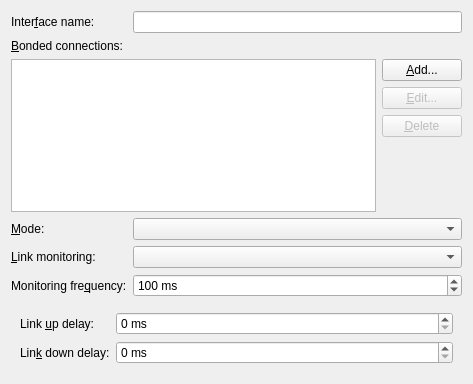
<?xml version="1.0" encoding="UTF-8"?>
<ui version="4.0">
 <author>Lukáš Tinkl &lt;ltinkl@redhat.com&gt;</author>
 <class>BondWidget</class>
 <widget class="QWidget" name="BondWidget">
  <property name="geometry">
   <rect>
    <x>0</x>
    <y>0</y>
    <width>473</width>
    <height>384</height>
   </rect>
  </property>
  <layout class="QFormLayout" name="formLayout_2">
   <item row="0" column="0">
    <widget class="QLabel" name="label">
     <property name="text">
      <string>Inter&amp;face name:</string>
     </property>
     <property name="buddy">
      <cstring>ifaceName</cstring>
     </property>
    </widget>
   </item>
   <item row="0" column="1">
    <widget class="QLineEdit" name="ifaceName"/>
   </item>
   <item row="1" column="0">
    <widget class="QLabel" name="label_2">
     <property name="text">
      <string>&amp;Bonded connections:</string>
     </property>
     <property name="buddy">
      <cstring>bonds</cstring>
     </property>
    </widget>
   </item>
   <item row="2" column="0" colspan="2">
    <layout class="QGridLayout" name="gridLayout">
     <item row="0" column="0" rowspan="4">
      <widget class="KListWidget" name="bonds">
       <property name="editTriggers">
        <set>QAbstractItemView::NoEditTriggers</set>
       </property>
       <property name="alternatingRowColors">
        <bool>true</bool>
       </property>
       <property name="uniformItemSizes">
        <bool>true</bool>
       </property>
      </widget>
     </item>
     <item row="0" column="1">
      <widget class="KPushButton" name="btnAdd">
       <property name="text">
        <string>&amp;Add...</string>
       </property>
       <property name="icon">
        <iconset theme="list-add">
         <normaloff/>
        </iconset>
       </property>
      </widget>
     </item>
     <item row="1" column="1">
      <widget class="KPushButton" name="btnEdit">
       <property name="enabled">
        <bool>false</bool>
       </property>
       <property name="text">
        <string>&amp;Edit...</string>
       </property>
       <property name="icon">
        <iconset theme="configure">
         <normaloff/>
        </iconset>
       </property>
      </widget>
     </item>
     <item row="2" column="1">
      <widget class="KPushButton" name="btnDelete">
       <property name="enabled">
        <bool>false</bool>
       </property>
       <property name="text">
        <string>&amp;Delete</string>
       </property>
       <property name="icon">
        <iconset theme="edit-delete">
         <normaloff/>
        </iconset>
       </property>
      </widget>
     </item>
     <item row="3" column="1">
      <spacer name="verticalSpacer">
       <property name="orientation">
        <enum>Qt::Vertical</enum>
       </property>
       <property name="sizeHint" stdset="0">
        <size>
         <width>20</width>
         <height>40</height>
        </size>
       </property>
      </spacer>
     </item>
    </layout>
   </item>
   <item row="3" column="0">
    <widget class="QLabel" name="label_3">
     <property name="text">
      <string>&amp;Mode:</string>
     </property>
     <property name="buddy">
      <cstring>mode</cstring>
     </property>
    </widget>
   </item>
   <item row="3" column="1">
    <widget class="QComboBox" name="mode">
     <property name="sizePolicy">
      <sizepolicy hsizetype="MinimumExpanding" vsizetype="Fixed">
       <horstretch>0</horstretch>
       <verstretch>0</verstretch>
      </sizepolicy>
     </property>
    </widget>
   </item>
   <item row="4" column="0">
    <widget class="QLabel" name="label_4">
     <property name="text">
      <string>&amp;Link monitoring:</string>
     </property>
     <property name="buddy">
      <cstring>linkMonitoring</cstring>
     </property>
    </widget>
   </item>
   <item row="4" column="1">
    <widget class="QComboBox" name="linkMonitoring">
     <property name="sizePolicy">
      <sizepolicy hsizetype="MinimumExpanding" vsizetype="Fixed">
       <horstretch>0</horstretch>
       <verstretch>0</verstretch>
      </sizepolicy>
     </property>
    </widget>
   </item>
   <item row="5" column="0">
    <widget class="QLabel" name="label_5">
     <property name="text">
      <string>Monitoring fre&amp;quency:</string>
     </property>
     <property name="buddy">
      <cstring>monitorFreq</cstring>
     </property>
    </widget>
   </item>
   <item row="5" column="1">
    <widget class="QSpinBox" name="monitorFreq">
     <property name="suffix">
      <string> ms</string>
     </property>
     <property name="minimum">
      <number>1</number>
     </property>
     <property name="maximum">
      <number>999999999</number>
     </property>
     <property name="value">
      <number>100</number>
     </property>
    </widget>
   </item>
   <item row="6" column="0" colspan="2">
    <widget class="QStackedWidget" name="monitorStack">
     <property name="sizePolicy">
      <sizepolicy hsizetype="MinimumExpanding" vsizetype="MinimumExpanding">
       <horstretch>0</horstretch>
       <verstretch>0</verstretch>
      </sizepolicy>
     </property>
     <property name="currentIndex">
      <number>0</number>
     </property>
     <widget class="QWidget" name="miiPage">
      <layout class="QFormLayout" name="formLayout">
       <item row="0" column="0">
        <widget class="QLabel" name="label_6">
         <property name="text">
          <string>Link &amp;up delay:</string>
         </property>
         <property name="buddy">
          <cstring>upDelay</cstring>
         </property>
        </widget>
       </item>
       <item row="0" column="1">
        <widget class="QSpinBox" name="upDelay">
         <property name="suffix">
          <string> ms</string>
         </property>
         <property name="maximum">
          <number>999999999</number>
         </property>
        </widget>
       </item>
       <item row="1" column="0">
        <widget class="QLabel" name="label_7">
         <property name="text">
          <string>Lin&amp;k down delay:</string>
         </property>
         <property name="buddy">
          <cstring>downDelay</cstring>
         </property>
        </widget>
       </item>
       <item row="1" column="1">
        <widget class="QSpinBox" name="downDelay">
         <property name="suffix">
          <string> ms</string>
         </property>
         <property name="maximum">
          <number>999999999</number>
         </property>
        </widget>
       </item>
      </layout>
     </widget>
     <widget class="QWidget" name="arpPage">
      <layout class="QFormLayout" name="formLayout_3">
       <item row="0" column="0">
        <widget class="QLabel" name="label_8">
         <property name="text">
          <string>ARP &amp;targets:</string>
         </property>
         <property name="buddy">
          <cstring>arpTargets</cstring>
         </property>
        </widget>
       </item>
       <item row="0" column="1">
        <widget class="QLineEdit" name="arpTargets">
         <property name="toolTip">
          <string>An IP address or comma-separated list of addresses.</string>
         </property>
        </widget>
       </item>
      </layout>
     </widget>
    </widget>
   </item>
  </layout>
 </widget>
 <customwidgets>
  <customwidget>
   <class>KPushButton</class>
   <extends>QPushButton</extends>
   <header>kpushbutton.h</header>
  </customwidget>
  <customwidget>
   <class>KListWidget</class>
   <extends>QListWidget</extends>
   <header>klistwidget.h</header>
  </customwidget>
 </customwidgets>
 <tabstops>
  <tabstop>ifaceName</tabstop>
  <tabstop>bonds</tabstop>
  <tabstop>btnAdd</tabstop>
  <tabstop>btnEdit</tabstop>
  <tabstop>btnDelete</tabstop>
  <tabstop>mode</tabstop>
  <tabstop>linkMonitoring</tabstop>
  <tabstop>monitorFreq</tabstop>
  <tabstop>upDelay</tabstop>
  <tabstop>downDelay</tabstop>
  <tabstop>arpTargets</tabstop>
 </tabstops>
 <resources/>
 <connections>
  <connection>
   <sender>linkMonitoring</sender>
   <signal>currentIndexChanged(int)</signal>
   <receiver>monitorStack</receiver>
   <slot>setCurrentIndex(int)</slot>
   <hints>
    <hint type="sourcelabel">
     <x>310</x>
     <y>273</y>
    </hint>
    <hint type="destinationlabel">
     <x>360</x>
     <y>334</y>
    </hint>
   </hints>
  </connection>
 </connections>
</ui>
